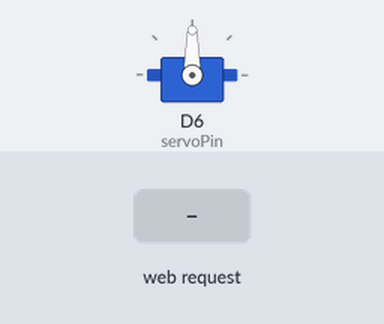
This sketch was run on a simulated ESP8266 (Wemos D1 mini). Parts: servo. Inputs (shaded band) come from the test bench. WiFi joins after 1.5 s; servers stay silent unless stated; what the sketch prints to the serial monitor is not drawn.

Above: at 2.7 s.
2.8 s: HTTP request GET /?value= received
At 4.1 s:
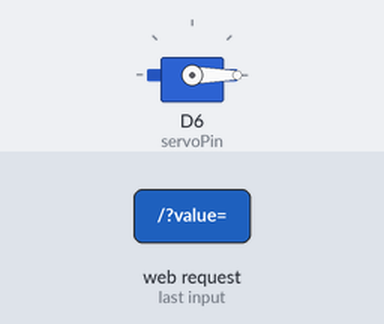
Timing chart, 0 to 5.8 s (numbered marks = the images above; inputs shaded):
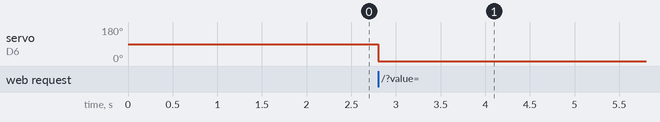

Measured:
- after the input at 2.8 s, servo on D6 (servoPin): 90° → 0° at once

The sketch:

SERVO_MOTOR_WEMOS.ino
```cpp
#include <ESP8266WiFi.h>
#include <Servo.h>
#ifndef STASSID
#define STASSID "STWA_JR1"                     // Nome da rede a ser usada
#define STAPSK  "774881jr"                    // Senha da rede a ser usada
#endif

Servo myservo;                              // Cria o objeto myservo
static const int servoPin = D6;            // Servo conectado à porta D6

const char* ssid = STASSID;
const char* password = STAPSK;

WiFiServer server(80);                      // Criação do servidor na porta 80
String header;                              // Variável to store the HTTP request

String valueString = String(5);             // Decode HTTP GET value
int pos1 = 0;
int pos2 = 0;

void setup() {
  Serial.begin(115200);
  myservo.attach(servoPin);                 // attaches the servo on the servoPin to the servo object
  Serial.println();
  Serial.print(F("Conectando a "));
  Serial.println(ssid);                     // Informa a rede à qual está se conectando
  WiFi.mode(WIFI_STA);
  WiFi.begin(ssid, password);               // Inicia a conexão com o WIFI
  while (WiFi.status() != WL_CONNECTED) {delay(500);Serial.print(F("."));}  // Enquanto não conecta, imprime um "." no monitor serial
  Serial.println();
  server.begin();                                                                   //Inicia o servidor
  Serial.println(F("Rede conectada e Servidor iniciado!"));
  Serial.print(F("IP do carro: ")); Serial.println(WiFi.localIP());                 //Imprime o IP do carro
}

void loop(){
  WiFiClient client = server.available();   //Checa se há comando
  if (client) {                             // Se há um comando
    Serial.println("New Client.");          // Imprime a mensagem no serial monitor
    String currentLine = "";                // Cria uma String para guardar o comando
    while (client.connected()) {            // Repete o comando enquanto ele estiver ativo
      if (client.available()) {             // Se o comando estiver ativo
        char c = client.read();             // Lê o comando
        Serial.write(c);                    // Imprime o comando no serial monitor
        header += c;
        if (c == '\n') {                    // if the byte is a newline character
          // if the current line is blank, you got two newline characters in a row.
          // that's the end of the client HTTP request, so send a response:
          if (currentLine.length() == 0) {
            // HTTP headers always start with a response code (e.g. HTTP/1.1 200 OK)
            // and a content-type so the client knows what's coming, then a blank line:
            client.println("HTTP/1.1 200 OK");
            client.println("Content-type:text/html");
            client.println("Conexão: fechada");
            client.println();
            // Display the HTML web page
            client.println("<!DOCTYPE html><html>");
            client.println("<head><meta name=\"viewport\" content=\"width=device-width, initial-scale=1\">");
            client.println("<link rel=\"icon\" href=\"data:,\">");
            // CSS to style the on/off buttons
            // Feel free to change the background-color and font-size attributes to fit your preferences
            client.println("<style>body { text-align: center; font-family: \"Trebuchet MS\", Arial; margin-left:auto; margin-right:auto;}");
            client.println(".slider { width: 300px; }</style>");
            client.println("<script src=\"https://ajax.googleapis.com/ajax/libs/jquery/3.3.1/jquery.min.js\"></script>");
            // Web Page
            client.println("</head><body)><h1>Controle dos Servomotores com Wemos</h1>");
            client.println("<p>Posicao: <span id=\"servoPos\"></span></p>");
            client.println("<input type=\"range\" min=\"0\" max=\"180\" class=\"slider\" id=\"servoSlider\" onchange=\"servo(this.value)\" value=\""+valueString+"\"/>");
            client.println("<script>var slider = document.getElementById(\"servoSlider\");");
            client.println("var servoP = document.getElementById(\"servoPos\"); servoP.innerHTML = slider.value;");
            client.println("slider.oninput = function() { slider.value = this.value; servoP.innerHTML = this.value; }");
            client.println("$.ajaxSetup({timeout:1000}); function servo(pos) { ");
            client.println("$.get(\"/?value=\" + pos + \"&\"); {Connection: close};}</script>");
            client.println("</body></html>");
            if(header.indexOf("GET /?value=")>=0) {                 //Pega o valor do Slider
              pos1 = header.indexOf('=');
              pos2 = header.indexOf('&');
              valueString = header.substring(pos1+1, pos2);
              myservo.write(valueString.toInt());                   //Rotaciona o servo
              Serial.println(valueString);
            }
            client.println();                                       // The HTTP response ends with another blank line

            break;                                                  // Break out of the while loop
          } else {                                                  // if you got a newline, then clear currentLine
            currentLine = "";
          }
        } else if (c != '\r') {                                     // if you got anything else but a carriage return character,
          currentLine += c;                                         // add it to the end of the currentLine
        }
      }
    }
    header = "";                                                    // Clear the header variable
    client.stop();                                                  // Finaliza a conexão
    Serial.println("Client disconnected.");
    Serial.println("");
  }
}
```
